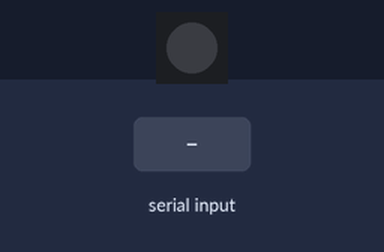
Recording of a sketch running on a simulated Arduino Uno, built with avr-gcc and run on an emulated ATmega328P. Parts: 1 RGB LEDs in strip order, left to right. The inputs (shaded band) are chosen by the test bench.

Above: at 1.2 s.
1.3 s: "1" received over Serial
At 2.1 s:
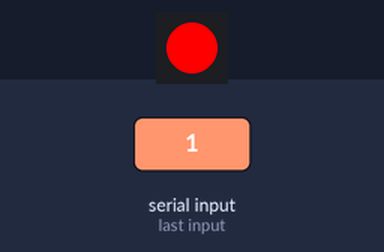
Timing chart, 0 to 4.3 s (numbered marks = the images above; inputs shaded):
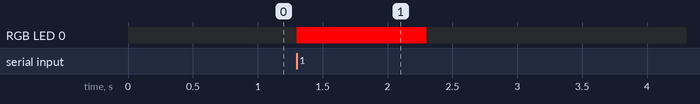

The sketch:

8_Box_Detection_Test_Code.ino
```cpp
#include <FastLED.h>

#define LED_PIN 15
#define NUM_LEDS 1

CRGB leds[NUM_LEDS];

char ab;
int serial_count;
const int bufferSize = 1;
char abd[bufferSize];
int abdRead;
char red_value = '1';
char green_value = '2';

void setup() {
  Serial.begin(115200);

  FastLED.addLeds<NEOPIXEL, LED_PIN>(leds, NUM_LEDS);
  FastLED.clear();
  FastLED.show();
  delay(10);
}


void rgb_led(int r, int g, int b)
{
  leds[0] = CRGB(r, g, b);
  FastLED.show();
}

void box_detection()
{
    if(Serial.available() > 0)
    {
      ab = Serial.read();
    }
    else
    {
      ab = 'n';
      buffer_limit();  //[*]
    }

    if(ab == '1') // Red Box
    {
      rgb_led(255, 0, 0);
      delay(1000);
      rgb_led(0, 0, 0);

      buffer_limit(); //[*]
    }

    if(ab == '2') // Green Box
    {
      rgb_led(0, 255, 0);
      delay(1000);
      rgb_led(0, 0, 0);

      buffer_limit(); //[*]
    }

}

void buffer_limit()
{
  while(Serial.available() > 0)
  {
    abdRead = Serial.readBytesUntil(red_value, abd, bufferSize);
    abdRead = Serial.readBytesUntil(green_value, abd, bufferSize);

    abd[abdRead] = '\0';
  }

}

void loop()
{
  box_detection();
}
```

Measured:
- after the input at 1.3 s, RGB LED 0: off → RGB(255, 0, 0) at once, → off 1.0 s later
